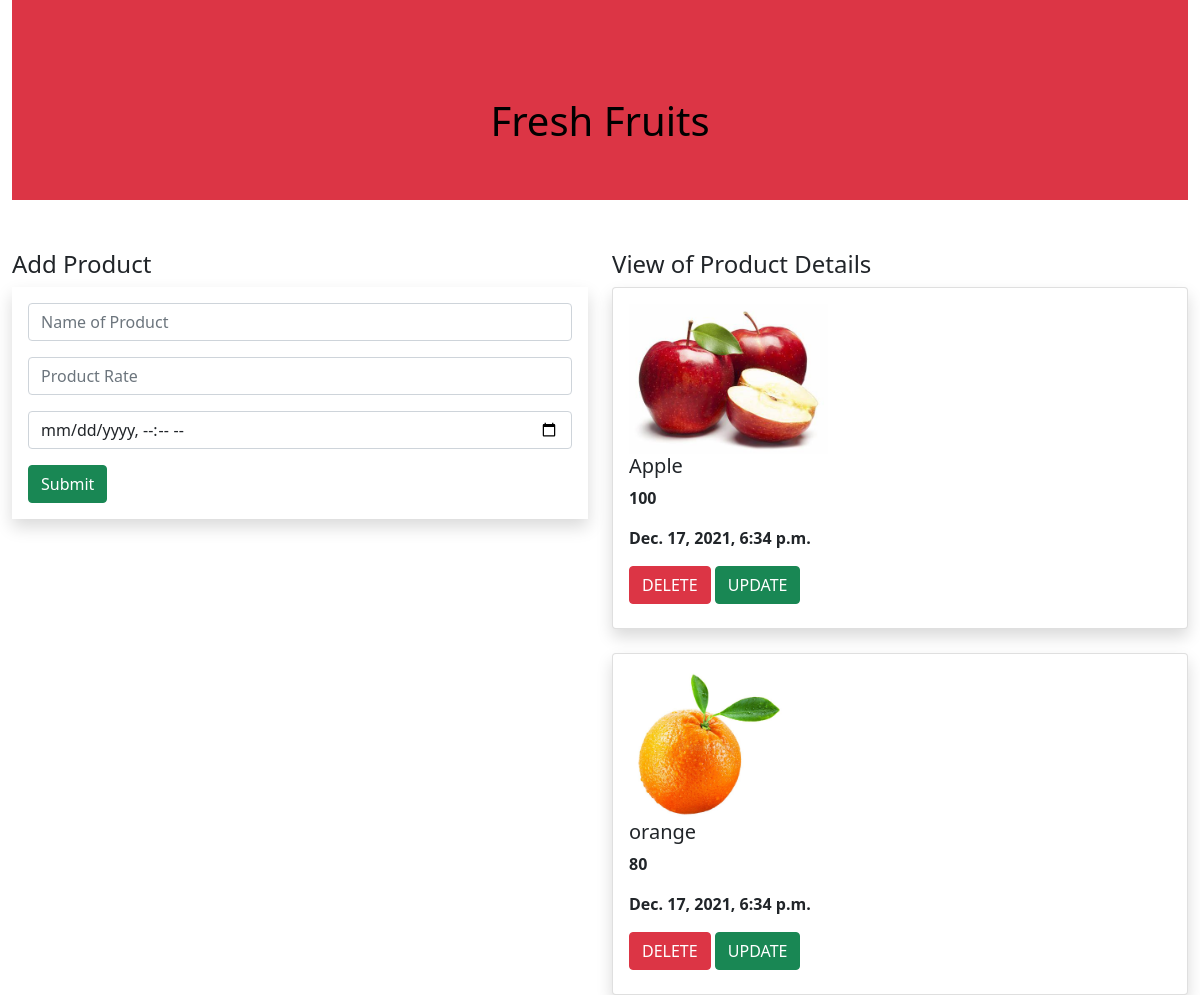
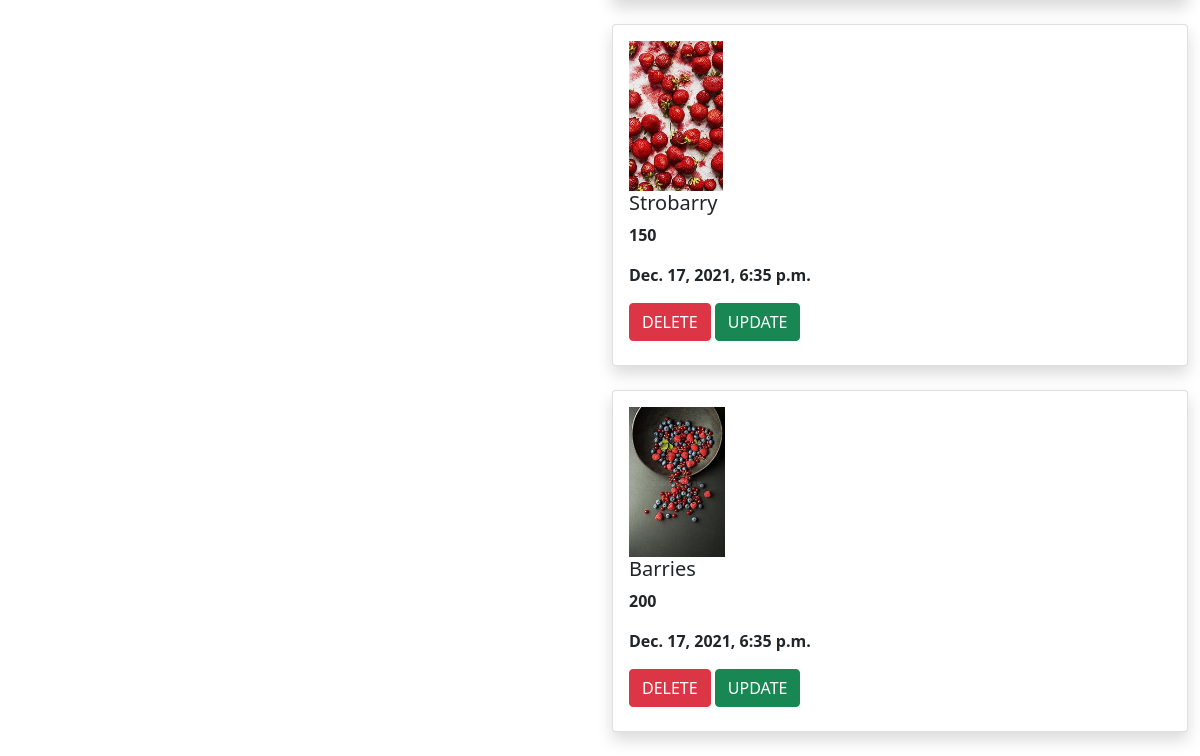
The page / on the database its author committed (2 pictures, top to bottom).
### Fnltst_App/models.py (models this page shows, shortened)
class Task(models.Model):
    img=models.ImageField(upload_to="images")
    name=models.CharField(max_length=100)
    rate=models.IntegerField()
    datetime=models.DateTimeField(default=datetime.datetime.today)

### Fnltst_App/views.py (the view)
# urls.py: path('',views.product_view,name='product_view'),
def product_view(request):
    obj1=Task.objects.all()
    if request.method=='POST':
        name=request.POST.get('name')
        rate=request.POST.get('rate')
        datetime=request.POST.get('datetime')
        obj=Task(name=name,rate=rate,datetime=datetime)
        obj.save()
    return render(request,'product_view.html',{'obj1':obj1})

### templates/product_view.html (shortened to what this page needs)
{% extends 'base.html' %}
{% block content %}
<div class="container-fluid">
    <div class="row">
        <div class="col-md-12">
            <div class="banner">
                <div class="banner-text">
                    <h1>Fresh Fruits</h1>
                </div>
            </div>
        </div>
    </div>
        <div class="row">
    <div class="col-md-6">
        <h4>Add Product</h4>
 <form method="POST" class="p-3 shadow">
      <div class="form-group">
          <input type="text" name="name" class="form-control" placeholder="Name of Product">
      </div>
     <div class="form-group">
          <input type="text" name="rate" class="form-control" placeholder="Product Rate">
      </div>
     <div class="form-group">
          <input type="datetime-local" name="datetime" class="form-control" placeholder="Your DateTime">
      </div>
          <input type="SUBMIT" class="btn btn-success">
 </form>
    </div>
    <div class="col-md-6">
        <h4>View of Product Details</h4>
        {% for i in obj1 %}
        <div class="shadow card">
        <div class="card-body">
            <div class="card-title">
            <img src="{{i.img.url}}" alt="" style="height:150px;weight:150px">
            <h5 >{{i.name}}</h5>
            <p><b>{{i.rate}}</b></p>
            <p><b>{{i.datetime}}</b></p>
            <a class="btn btn-danger" href="{% url 'delete' i.id %}">DELETE</a>
            <a class="btn btn-success" href="{% url 'update' i.id %}">UPDATE</a>
            </div>
        </div>
        </div>
        <br>
        {% endfor %}
    </div>
 </div>
</div>
{% endblock %}

### templates/base.html (shortened to what this page needs)
{% load static %}
<html lang="en">
<head>
    <link rel="stylesheet" href="https://maxcdn.bootstrapcdn.com/bootstrap/4.0.0/css/bootstrap.min.css">
    <link href="https://cdn.jsdelivr.net/npm/bootstrap@5.0.2/dist/css/bootstrap.min.css" rel="stylesheet">
    <link rel="stylesheet" href="{% static 'style.css' %}">
</head>
<body>
{% block content %}
{% endblock %}
</body>
</html>

### static/style.css (style rules this page uses)
.banner { background-color:#dc3545; width:100%; height:200px; margin-bottom:50px; }
.banner-text { top:50%; left:50%; position:absolute; transform:translate(-50%,-50%); color:black; }

### rows shown on the page
Task: img (picture), name "Apple", rate "100", datetime "Dec. 17, 2021, 6:34 p.m."
Task: img (picture), name "orange", rate "80", datetime "Dec. 17, 2021, 6:34 p.m."
Task: img (picture), name "Strobarry", rate "150", datetime "Dec. 17, 2021, 6:35 p.m."
Task: img (picture), name "Barries", rate "200", datetime "Dec. 17, 2021, 6:35 p.m."
